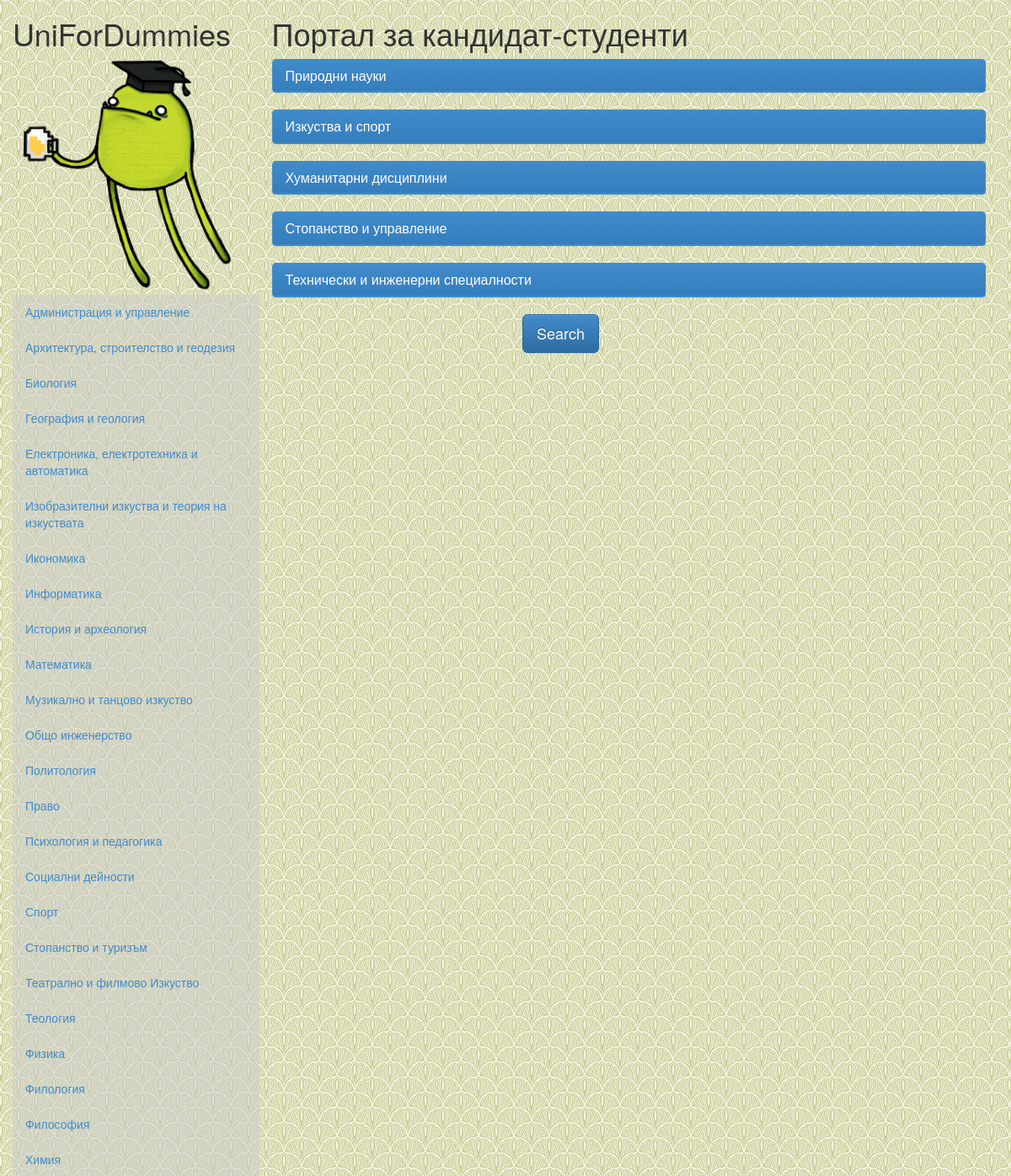
The page / on the database its author committed.
### default/models.py (models this page shows, shortened)
class SpecCategory(models.Model):
    name = models.CharField(max_length=200)
    category = models.ForeignKey(
        SpecCategoryCategory, related_name='categories')

class SpecCategoryCategory(models.Model):
    name = models.CharField(max_length=200)

### default/views.py (the view)
# urls.py: url(r'^$', 'default.views.index_page_view'),
def index_page_view(request):
    spec_cat_cat = models.SpecCategoryCategory.objects.all()
    spec_cat = models.SpecCategory.objects.all().order_by('name')
    return render(request, 'default/index.html',
                  {'spec_cat_cat': spec_cat_cat,
                   'spec_cat': spec_cat})

### templates/default/index.html (shortened to what this page needs)
{% extends "default/base.html" %}
{% load staticfiles %}
{% block styles %}
  <link rel="stylesheet" href="{% static "css/index-styles.css" %}">
{% endblock %}
{% block content %}
<div class="row">
  <div class="col-xs-3">
    <div class="row">
      <h1>UniForDummies</h1>
    </div>
    <div class="row">
      <img src="{% static "img/logo.png" %}" alt="UniForDummies Logo" width="280" height="280">
    </div>
    <div class="row nav_box">
      <ul class="nav nav-stacked">
        {% for cat in spec_cat %}
          <li>
            <a href="/search/{{cat.id}}">{{cat.name}}</a>
          </li>
        {% endfor %}
      </ul>
    </div>
  </div>
  <div class="col-xs-9">
    <h1>Портал за кандидат-студенти</h1>
    <form method="post" action="/search/"> {% csrf_token %}
      {% for cat_cat in spec_cat_cat %}
        <div class="panel panel-primary">
          <div class="panel-heading category-heading" data-for="{{ cat_cat.id }}">
            <h3 class="panel-title">{{ cat_cat.name }}</h3>
          </div>
        </div>
      {% endfor %}
      <div class="col-xs-3 col-xs-offset-4">
        <input class="btn btn-primary btn-lg" type="submit" value="Search" />
      </div>
    </form>
  </div>
</div>
{% endblock %}

### static/css/default.css (style rules this page uses)
body { background-image: url('../img/bg.png'); }
.nav_box { background-color: rgba(204, 204, 204, 0.5); }

### static/css/index-styles.css (style rules this page uses)
.category-heading { cursor: pointer; }

### rows shown on the page
SpecCategory: name "Администрация и управление"
SpecCategory: name "Архитектура, строителство и геодезия"
SpecCategory: name "Биология"
SpecCategory: name "География и геология"
SpecCategory: name "Електроника, електротехника и автоматика"
SpecCategory: name "Изобразителни изкуства и теория на изкуствата"
SpecCategory: name "Икономика"
SpecCategory: name "Информатика"
SpecCategory: name "История и археология"
SpecCategory: name "Математика"
SpecCategory: name "Музикално и танцово изкуство"
SpecCategory: name "Общо инженерство"
SpecCategory: name "Политология"
SpecCategory: name "Право"
SpecCategory: name "Психология и педагогика"
SpecCategory: name "Социални дейности"
SpecCategory: name "Спорт"
SpecCategory: name "Стопанство и туризъм"
SpecCategory: name "Театрално и филмово Изкуство"
SpecCategory: name "Теология"
SpecCategory: name "Физика"
SpecCategory: name "Филология"
SpecCategory: name "Философия"
SpecCategory: name "Химия"
SpecCategoryCategory: name "Природни науки"
SpecCategoryCategory: name "Изкуства и спорт"
SpecCategoryCategory: name "Хуманитарни дисциплини"
SpecCategoryCategory: name "Стопанство и управление"
SpecCategoryCategory: name "Технически и инженерни специалности"
